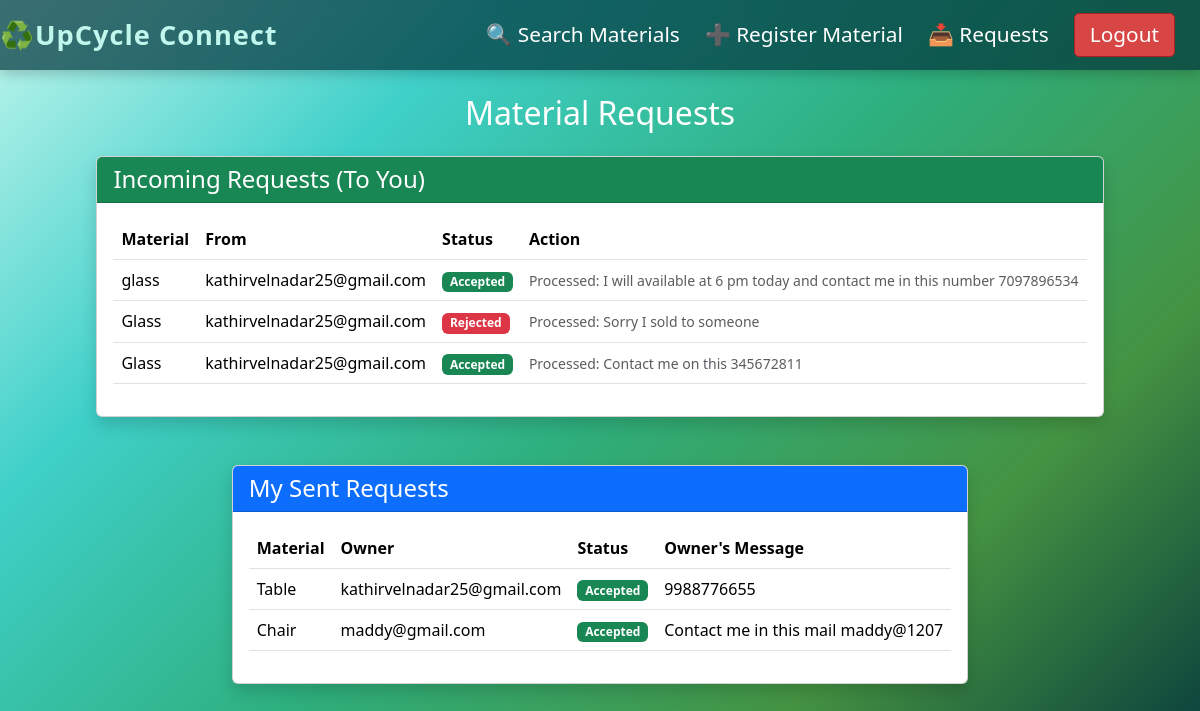
/requests (signed in), run on the app's committed database.
### app.py (models this page shows)
class RequestMaterial(db.Model):
    id = db.Column(db.Integer, primary_key=True)
    material_id = db.Column(db.Integer, db.ForeignKey('material.id'), nullable=False)
    sender_email = db.Column(db.String(200), nullable=False)
    owner_email = db.Column(db.String(200), nullable=False)
    status = db.Column(db.String(50), default="Pending")
    reason = db.Column(db.String(500), nullable=True)
    contact_details = db.Column(db.String(200), nullable=True)
    date_requested = db.Column(db.DateTime, default=datetime.utcnow)
    material = db.relationship('Material', backref='requests')

class Material(db.Model):
    id = db.Column(db.Integer, primary_key=True)
    material_name = db.Column(db.String(200), nullable=False)
    category = db.Column(db.String(100), nullable=False)
    quantity = db.Column(db.Integer, nullable=False)
    unit = db.Column(db.String(50), nullable=False)
    condition = db.Column(db.String(100), nullable=False)
    location = db.Column(db.String(200), nullable=False)
    latitude = db.Column(db.Float, nullable=True)
    longitude = db.Column(db.Float, nullable=True)
    image_filename = db.Column(db.String(300), nullable=True)
    registered_by = db.Column(db.String(200), nullable=False)
    date_registered = db.Column(db.DateTime, default=datetime.utcnow)
    status = db.Column(db.String(50), default="Available")

### app.py (the view)
@app.route("/requests")
def view_requests():
    user_email = session.get('email')
    if not user_email:
        return redirect(url_for('upcycle_connect'))
    incoming = RequestMaterial.query.filter_by(owner_email=user_email).all()
    outgoing = RequestMaterial.query.filter_by(sender_email=user_email).all()
    return render_template("requests.html", incoming=incoming, outgoing=outgoing)

### templates/requests.html (shortened to what this page needs)
{% extends 'base.html' %}
{% block body %}
<div class="container mt-4">
    <h2 class="text-white mb-4">Material Requests</h2>
    <div class="card mb-5 shadow">
        <div class="card-header bg-success text-white">
            <h4 class="mb-0">Incoming Requests (To You)</h4>
        </div>
        <div class="card-body">
            <table class="table table-hover">
                <thead>
                    <tr>
                        <th>Material</th>
                        <th>From</th>
                        <th>Status</th>
                        <th>Action</th>
                    </tr>
                </thead>
                <tbody>
                    {% for req in incoming %}
                        <tr>
                            <td>{{ req.material.material_name }}</td>
                            <td>{{ req.sender_email }}</td>
                            <td>
                                <span class="badge {% if req.status == 'Pending' %}bg-warning{% elif req.status == 'Accepted' %}bg-success{% else %}bg-danger{% endif %}">
                                    {{ req.status }}
                                </span>
                            </td>
                            <td>
                                {% if req.status == 'Pending' %}
                                    <button class="btn btn-sm btn-outline-success" data-bs-toggle="modal" data-bs-target="#respond{{req.id}}">Respond</button>
                                {% else %}
                                    <span class="text-muted small">Processed: {{ req.reason }}</span>
                                {% endif %}
                            </td>
                        </tr>
                    {% endfor %}
                </tbody>
            </table>
        </div>
    </div>
    <div class="card shadow">
        <div class="card-header bg-primary text-white">
            <h4 class="mb-0">My Sent Requests</h4>
        </div>
        <div class="card-body">
            <table class="table table-hover">
                <thead>
                    <tr>
                        <th>Material</th>
                        <th>Owner</th>
                        <th>Status</th>
                        <th>Owner's Message</th>
                    </tr>
                </thead>
                <tbody>
                    {% for req in outgoing %}
                        <tr>
                            <td>{{ req.material.material_name }}</td>
                            <td>{{ req.owner_email }}</td>
                            <td>
                                <span class="badge {% if req.status == 'Pending' %}bg-warning{% elif req.status == 'Accepted' %}bg-success{% else %}bg-danger{% endif %}">
                                    {{ req.status }}
                                </span>
                            </td>
                            <td>{{ req.reason if req.reason else "Waiting for response..." }}</td>
                        </tr>
                    {% endfor %}
                </tbody>
            </table>
        </div>
    </div>
</div>
{% endblock body %}

### templates/base.html (shortened to what this page needs)
<!doctype html>
<html lang="en">
  <head>
    <link
      rel="stylesheet"
      href="{{ url_for('static', filename='css/dashboard.css') }}"
    />
    <link href="https://cdn.jsdelivr.net/npm/bootstrap@5.3.8/dist/css/bootstrap.min.css" rel="stylesheet">
  </head>
  <body class="dashboard">
      <nav class="navbar">
    <div class="nav-logo">
        <a class="title" href="{{ url_for('dashboard') }}">
        ♻️UpCycle Connect
        </a>
    </div>
    <div class="nav-links">
        <a href="{{ url_for('search')}}">🔍 Search Materials</a>
        <a href="{{url_for('material')}}">➕ Register Material</a>
       <a href="{{ url_for('view_requests') }}" class="nav-link">📥 Requests</a>
        <a class="logout" href="{{ url_for('logout') }}">Logout</a>
    </div>
</nav>
    {% block body  %}
    {% endblock body %}
  </body>
</html>

### static/css/dashboard.css (style rules this page uses)
body { background: linear-gradient( 135deg, #C1F6ED 0%, #3FD0C9 25%, #2EAF7D 50%, #449342 75%, #02353C 100% ); background-attachment: fixed; background-size: cover; font-family: 'Segoe UI', sans-serif; color: #ffffff; }
.navbar { height: 70px; display: flex; justify-content: space-between; align-items: center; padding: 15px 40px; background: rgba(2, 53, 60, 0.7); backdrop-filter: blur(8px); box-shadow: 0 4px 12px rgba(0,0,0,0.2); }
.title { font-size: 1.7rem; font-weight: bold; color: #C1F6ED; letter-spacing: 1px; text-decoration: none; }
.nav-links { display: flex; gap: 25px; align-items: center; }
.nav-links a { text-decoration: none; color: #ffffff; font-size: 1.3rem; font-weight: 500; transition: color 0.3s ease, transform 0.2s ease; }
.logout { text-decoration: none; color: #ffffff; font-size: 1.1rem; font-weight: 500; border: 1px solid rgb(171, 33, 33); background-color: rgb(215, 69, 69); padding: 5px 15px; border-radius: 5px; transition: background 0.3s ease; margin-right: 25px; }
.container { display: flex; justify-content: center; align-items: center; flex-direction: column; min-height: 70vh; }

### data on the page
RequestMaterial: material.material_name "glass", sender_email "kathirvelnadar25@gmail.com", status "Accepted", reason "I will available at 6 pm today and contact me in this number 7097896534"
RequestMaterial: material.material_name "Glass", sender_email "kathirvelnadar25@gmail.com", status "Rejected", reason "Sorry I sold to someone"
RequestMaterial: material.material_name "Glass", sender_email "kathirvelnadar25@gmail.com", status "Accepted", reason "Contact me on this 345672811"
RequestMaterial: material.material_name "Table", owner_email "kathirvelnadar25@gmail.com", status "Accepted", reason "9988776655"
RequestMaterial: material.material_name "Chair", owner_email "maddy@gmail.com", status "Accepted", reason "Contact me in this mail maddy@1207"
